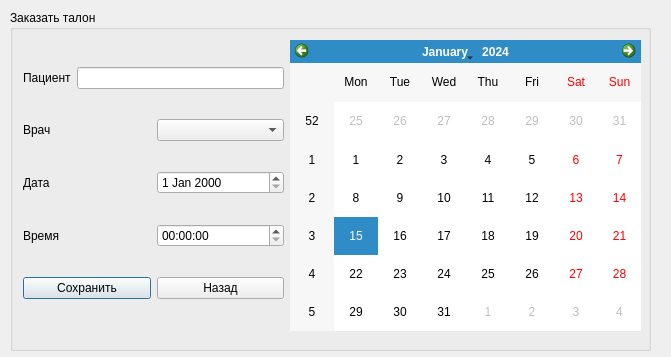
<?xml version="1.0" encoding="UTF-8"?>
<ui version="4.0">
 <class>Zakaz</class>
 <widget class="QDialog" name="Zakaz">
  <property name="geometry">
   <rect>
    <x>0</x>
    <y>0</y>
    <width>671</width>
    <height>357</height>
   </rect>
  </property>
  <property name="windowTitle">
   <string>Dialog</string>
  </property>
  <widget class="QGroupBox" name="groupBox">
   <property name="geometry">
    <rect>
     <x>10</x>
     <y>10</y>
     <width>641</width>
     <height>341</height>
    </rect>
   </property>
   <property name="title">
    <string>Заказать талон</string>
   </property>
   <widget class="QCalendarWidget" name="calendarWidget">
    <property name="geometry">
     <rect>
      <x>280</x>
      <y>30</y>
      <width>351</width>
      <height>291</height>
     </rect>
    </property>
   </widget>
   <widget class="QWidget" name="layoutWidget">
    <property name="geometry">
     <rect>
      <x>13</x>
      <y>33</y>
      <width>261</width>
      <height>281</height>
     </rect>
    </property>
    <layout class="QVBoxLayout" name="verticalLayout">
     <item>
      <layout class="QHBoxLayout" name="horizontalLayout_2">
       <item>
        <widget class="QLabel" name="label_3">
         <property name="text">
          <string>Пациент</string>
         </property>
        </widget>
       </item>
       <item>
        <widget class="QLineEdit" name="lineEdit"/>
       </item>
      </layout>
     </item>
     <item>
      <layout class="QHBoxLayout" name="horizontalLayout">
       <item>
        <widget class="QLabel" name="label">
         <property name="text">
          <string>Врач</string>
         </property>
        </widget>
       </item>
       <item>
        <widget class="QComboBox" name="comboBox"/>
       </item>
      </layout>
     </item>
     <item>
      <layout class="QHBoxLayout" name="horizontalLayout_4">
       <item>
        <widget class="QLabel" name="label_2">
         <property name="text">
          <string>Дата</string>
         </property>
        </widget>
       </item>
       <item>
        <widget class="QDateEdit" name="dateEdit"/>
       </item>
      </layout>
     </item>
     <item>
      <layout class="QHBoxLayout" name="horizontalLayout_5">
       <item>
        <widget class="QLabel" name="label_4">
         <property name="text">
          <string>Время</string>
         </property>
        </widget>
       </item>
       <item>
        <widget class="QTimeEdit" name="timeEdit"/>
       </item>
      </layout>
     </item>
     <item>
      <layout class="QHBoxLayout" name="horizontalLayout_3">
       <item>
        <widget class="QPushButton" name="pushButton">
         <property name="text">
          <string>Сохранить</string>
         </property>
        </widget>
       </item>
       <item>
        <widget class="QPushButton" name="pushButton_2">
         <property name="text">
          <string>Назад</string>
         </property>
        </widget>
       </item>
      </layout>
     </item>
    </layout>
   </widget>
  </widget>
 </widget>
 <resources/>
 <connections/>
</ui>
